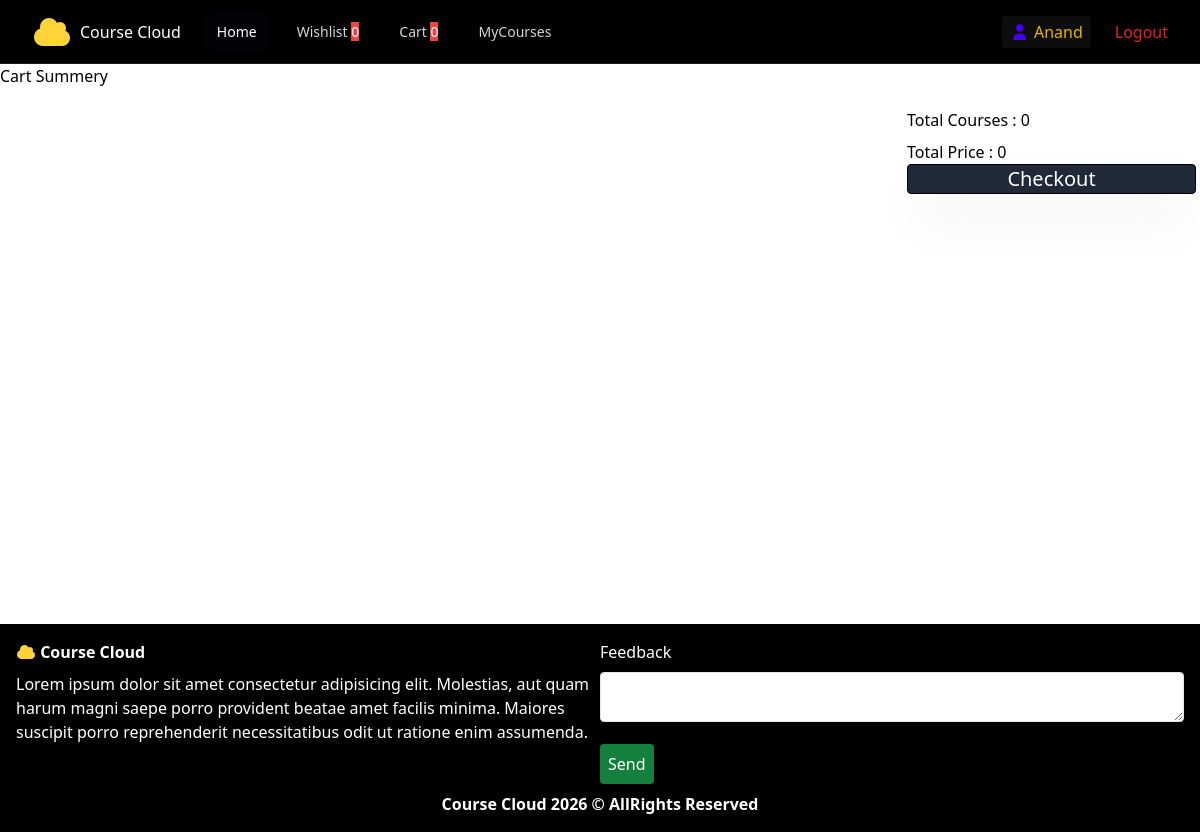
The app's page /student/cartlist (signed in), older data.
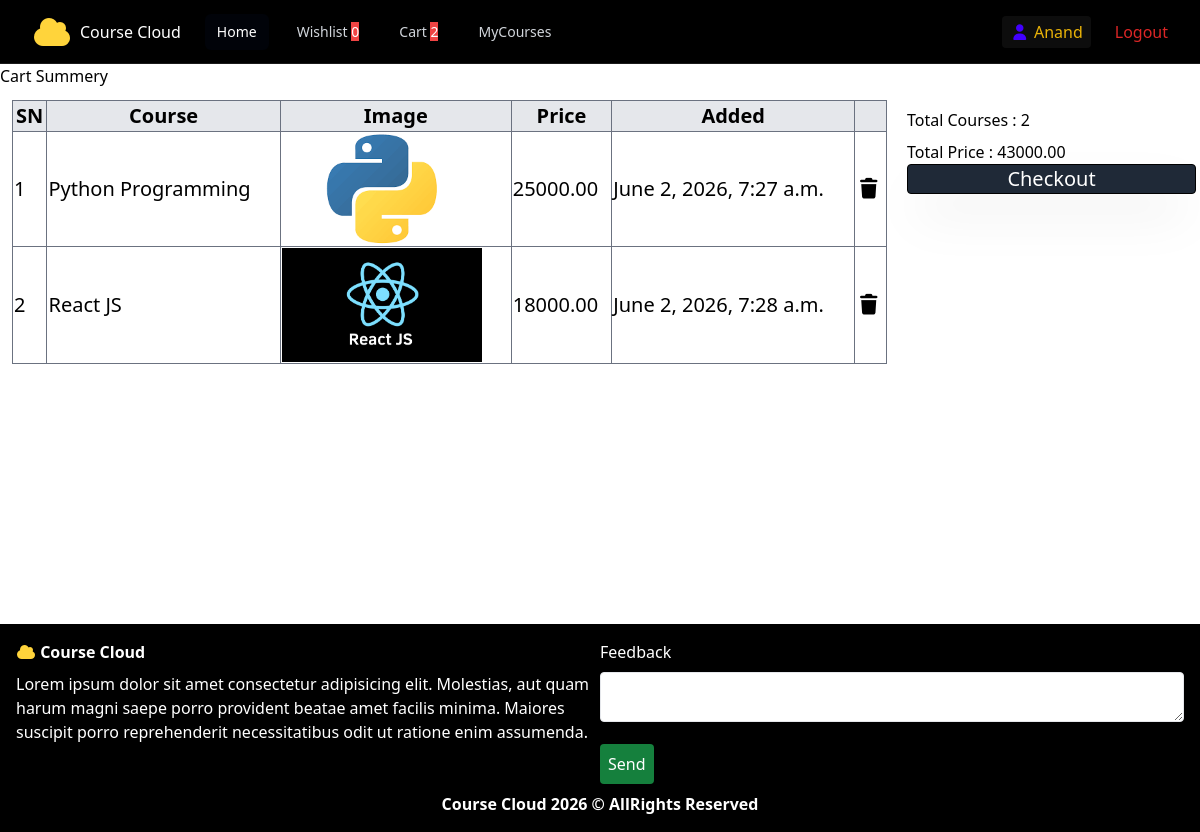
The same page, newer data.
### instructor/models.py (models this page shows, shortened)
class User(AbstractUser):
    role_options=[
        ("Student","Student"),
        ("Instructor","Instructor")
    ]
    role=models.CharField(max_length=50,choices=role_options,default='Student')

class Course(models.Model):
    title=models.CharField(max_length=100)
    description=models.CharField(max_length=500)
    price=models.DecimalField(max_digits=7,decimal_places=2,default=0)
    instructor=models.ForeignKey(User,on_delete=models.CASCADE,related_name="course")
    is_free=models.BooleanField(default=False)
    course_picture=models.ImageField(upload_to="Course_Picture")
    thumbnail=models.TextField()
    category=models.ManyToManyField(Category)
    created_at=models.DateTimeField(auto_now_add=True)
    updated_at=models.DateTimeField(auto_now=True)

### student/models.py (models this page shows)
class Cart(models.Model):
    course_object=models.ForeignKey(Course,on_delete=models.CASCADE,related_name="cart_course_items")
    student_object=models.ForeignKey(User,on_delete=models.CASCADE,related_name="cart_user_items")
    added_at=models.DateTimeField(auto_now_add=True)

### student/views.py (the view)
# urls.py: path('cartlist',CartListView.as_view(),name='cartlist'),
class CartListView(View):
    def get(self,request):
        cart_list=Cart.objects.filter(student_object=request.user)
        cart_count=cart_list.count()
        cart_total=0
        for i in cart_list:
            cart_total+=i.course_object.price
        return render(request,"cartlist.html",{"data":cart_list,"count":cart_count,"cart_total":cart_total})

### student/context_proccessor.py (called while the page is built)
def cart_count(request):
    if request.user.is_authenticated:
        cnt=Cart.objects.filter(student_object=request.user).count()
        return {"cart_count":cnt}
    else:
        return {"cart_count":0}

def wish_count(request):
    if request.user.is_authenticated:
        cnt=WishList.objects.filter(student_object=request.user).count()
        return {"wish_count":cnt}
    else:
        return {"wish_count":0}

### student/templates/cartlist.html
{% extends 'base.html' %}
{% block base %}
<h1>Cart Summery</h1>
<div class="md:grid grid-cols-4 gap-1">
    <div class="col-span-3 p-3">
        {% if data %}
        <table class="table-auto border border-gray-600 text-xl w-full">
            <thead>
                <tr class="bg-gray-200">
                    <th class="border border-gray-500">SN</th>
                    <th class="border border-gray-500">Course</th>
                    <th class="border border-gray-500">Image</th>
                    <th class="border border-gray-500">Price</th>
                    <th class="border border-gray-500">Added</th>
                    <th class="border border-gray-500"></th>
                </tr>
            </thead>
            <tbody>
                {% for i in data %}
                <tr>
                    <td class="border border-gray-500">{{forloop.counter}}</td>
                    <td class="border border-gray-500">{{i.course_object.title}}</td>
                    <td class="border border-gray-500">
                        <img src="{{i.course_object.course_picture.url}}" alt="" width="200px">
                    </td>
                    <td class="border border-gray-500">{{i.course_object.price}}</td>
                    <td class="border border-gray-500">{{i.added_at}}</td>
                    <td class="border border-gray-500">
                        <a href="{% url 'remcart' i.id %}"><i class="fa-solid fa-trash"></i></a>
                    </td>
                </tr>
                {% endfor %}
            </tbody>
        </table>
        {% else %}
            <img src="https://bexcart.com/assets/images/empty-cart.gif" alt="" width="300px">
        {% endif %}
    </div>
    <div>
    <div class="border-3 border-gray-700 rounded p-1 mt-4">
    <div class="flex flex-col gap-2">
        <h1>Total Courses : <span>{{count}}</span></h1>
        <h1>Total Price : <span>{{cart_total}}</span></h1>
    </div>
    <a href="" class="bg-gray-800 text-white text-xl w-full block text-center border border-black shadow-2xl rounded">Checkout</a>
</div>
</div>
</div>
{% endblock base %}

### student/templates/base.html (shortened to what this page needs)
<!DOCTYPE html>
<html lang="en">
<head>
    <script src="https://cdn.tailwindcss.com"></script>
    <link rel="stylesheet" href="https://cdnjs.cloudflare.com/ajax/libs/font-awesome/7.0.1/css/all.min.css" />
</head>
<body>
<nav class="relative bg-black after:pointer-events-none after:absolute after:inset-x-0 after:bottom-0 after:h-px after:bg-white/10">
  <div class="mx-auto max-w-7xl px-2 sm:px-6 lg:px-8">
    <div class="relative flex h-16 items-center justify-between">
      <div class="flex flex-1 items-center justify-center sm:items-stretch sm:justify-start">
        <div class="flex shrink-0 items-center">
          <i class="fa-solid fa-cloud fa-2xl" style="color: rgb(255, 212, 59);"></i><span class="text-white pl-2">Course Cloud</span>
        </div>
        <div class="hidden sm:ml-6 sm:block">
          <div class="flex space-x-4">
            <a href="{% url 'shome' %}" aria-current="page" class="rounded-md bg-gray-950/50 px-3 py-2 text-sm font-medium text-white">Home</a>
            <a href="{% url 'wishlist' %}" class="rounded-md px-3 py-2 text-sm font-medium text-gray-300 hover:bg-white/5 hover:text-white">Wishlist
              <span class="text-white bg-red-500">{{wish_count}}</span>
            </a>
            <a href="{% url 'cartlist' %}" class="rounded-md px-3 py-2 text-sm font-medium text-gray-300 hover:bg-white/5 hover:text-white">Cart
              <span class="text-white bg-red-500">{{cart_count}}</span>
            </a>
            <a href="#" class="rounded-md px-3 py-2 text-sm font-medium text-gray-300 hover:bg-white/5 hover:text-white">MyCourses</a>
          </div>
        </div>
      </div>
      <div class="text-yellow-500 bg-white/5 px-2 py-1 rounded">
        <i class="fa-solid fa-user" style="color: rgb(66, 0, 255);"></i>
        {{request.user}}
      </div>
      <div class="absolute inset-y-0 right-0 flex items-center pr-2 sm:static sm:inset-auto sm:ml-6 sm:pr-0">
      <button class="text-red-600 px-y py-2 rounded-md hover:bg-white/5">Logout</button>
      </div>
    </div>
  </div>
</nav>
<div style="min-height: 70vh;">
{% block base %}
{% endblock base %}
</div>
 <div class="w-full p-4 bg-black text-white">
    <div class="grid grid-cols-2">
        <div>
            <h4 class="font-bold mb-2">
            <i class="fa-solid fa-cloud " style="color: rgb(255, 212, 59);"></i>
            Course Cloud</h4>
            <p>Lorem ipsum dolor sit amet consectetur adipisicing elit. Molestias, aut quam harum magni saepe porro provident beatae amet facilis minima. Maiores suscipit porro reprehenderit necessitatibus odit ut ratione enim assumenda.</p>
        </div>
        <div class="p2">
            <h4>Feedback</h4>
            <textarea name="" id="" class="w-full bg-white border rounded my-2"></textarea>
            <button class="bg-green-700 text-white my-2 p-2 rounded">Send</button>
        </div>
    </div>
    <h6 class="text-center font-bold">Course Cloud 2026 &copy; AllRights Reserved</h6>
 </div>
</body>
</html>

Row changes from the older to the newer data that the page shows:
added Cart: course_object "Python Programming", course_object.course_picture (picture), course_object.price "25000.00", added_at "June 2, 2026, 7:27 a.m."
added Cart: course_object "React JS", course_object.course_picture (picture), course_object.price "18000.00", added_at "June 2, 2026, 7:28 a.m."
Text that changed along with them:
{{ cart_count }}: "0" → "2"
{{ count }}: "0" → "2"
{{ cart_total }}: "0" → "43000.00"
text now shown: "SN Course Image Price Added"
